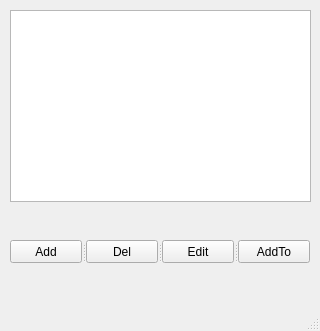
<?xml version="1.0" encoding="UTF-8"?>
<ui version="4.0">
 <class>MainWindow</class>
 <widget class="QMainWindow" name="MainWindow">
  <property name="geometry">
   <rect>
    <x>0</x>
    <y>0</y>
    <width>320</width>
    <height>331</height>
   </rect>
  </property>
  <property name="windowTitle">
   <string>MainWindow</string>
  </property>
  <widget class="QWidget" name="centralwidget">
   <widget class="QListView" name="listView">
    <property name="geometry">
     <rect>
      <x>10</x>
      <y>10</y>
      <width>301</width>
      <height>192</height>
     </rect>
    </property>
   </widget>
   <widget class="QSplitter" name="splitter">
    <property name="geometry">
     <rect>
      <x>10</x>
      <y>240</y>
      <width>300</width>
      <height>23</height>
     </rect>
    </property>
    <property name="orientation">
     <enum>Qt::Horizontal</enum>
    </property>
    <widget class="QPushButton" name="pushButton">
     <property name="text">
      <string>Add</string>
     </property>
    </widget>
    <widget class="QPushButton" name="pushButton_3">
     <property name="text">
      <string>Del</string>
     </property>
    </widget>
    <widget class="QPushButton" name="pushButton_2">
     <property name="text">
      <string>Edit</string>
     </property>
    </widget>
    <widget class="QPushButton" name="pushButton_4">
     <property name="text">
      <string>AddTo</string>
     </property>
    </widget>
   </widget>
  </widget>
  <widget class="QMenuBar" name="menubar">
   <property name="geometry">
    <rect>
     <x>0</x>
     <y>0</y>
     <width>320</width>
     <height>21</height>
    </rect>
   </property>
  </widget>
  <widget class="QStatusBar" name="statusbar"/>
 </widget>
 <resources/>
 <connections/>
</ui>
